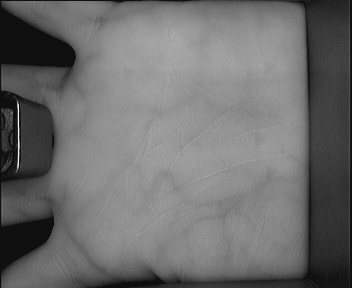
#> input picture Multispectral Palmprint Database/NIR/0001/1_01.jpg, 352 x 288 px; its folder holds only this picture in this run
$ jupyter execute --allow-errors palm_SVM_PCA.ipynb
#> lines starting #> are read from the running program, lines starting #| are printed output that depends on the picture
[cell 1]
import os
import glob
import numpy as np
from PIL import Image

from sklearn.model_selection import train_test_split, GridSearchCV
from sklearn.decomposition import PCA
from sklearn.svm import SVC
from sklearn.preprocessing import StandardScaler
from sklearn.metrics import (
    accuracy_score,
    classification_report,
    confusion_matrix,
    ConfusionMatrixDisplay
)

import matplotlib.pyplot as plt
import pickle

[cell 2]
# =========================================================
# 1. LOAD DATASET
# =========================================================
def load_palm_vein_dataset(
    data_root="../Multispectral Palmprint Database/NIR",
    img_size=(256, 256),
    num_persons=20
):
#> called with data_root = '../Multispectral Palmprint Database/NIR', img_size = (256, 256), num_persons = 30
    X = []
    y = []
    label_names = []

    all_dirs = sorted(
        d for d in os.listdir(data_root)
        if os.path.isdir(os.path.join(data_root, d))
    )
    person_dirs = all_dirs[:num_persons]
    print(f"Using these persons: {person_dirs}")

    for label_idx, person in enumerate(person_dirs):
        label_names.append(person)
        folder = os.path.join(data_root, person)

        img_paths = []
        for ext in ("*.bmp", "*.png", "*.jpg", "*.jpeg", "*.tif", "*.tiff"):
            img_paths.extend(glob.glob(os.path.join(folder, ext)))

        if not img_paths:
            print(f"Warning: no images found in {folder}")
            continue

        for path in img_paths:
            img = Image.open(path).convert("L").resize(img_size)
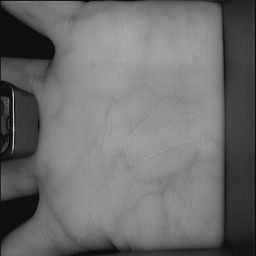
#> img: PIL image 256x256 L; min 9, max 211, mean 109.1
            arr = np.array(img, dtype=np.float32) / 255.0
            X.append(arr.flatten())
            y.append(label_idx)
#> pass 2 of the loop in load_palm_vein_dataset, `for label_idx, person in enumerate(person_dirs):`:
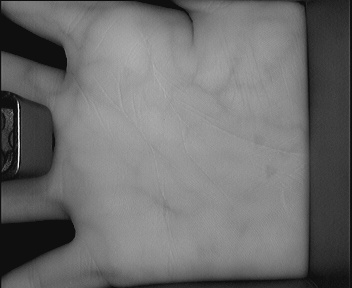
#> input picture Multispectral Palmprint Database/NIR/0002/1_01.jpg, 352 x 288 px
#> in load_palm_vein_dataset, `img = Image.open(path).convert("L").resize(img_size)`:
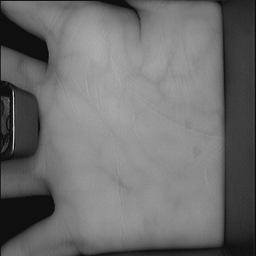
#> img: PIL image 256x256 L; min 10, max 211, mean 109.4

    X = np.stack(X).astype(np.float32)
    y = np.array(y, dtype=np.int64)
    return X, y, label_names


# =========================================================
# 2. LOAD + 3-WAY SPLIT (train / verification / test)
# =========================================================
X, y, label_names = load_palm_vein_dataset(
    data_root="../Multispectral Palmprint Database/NIR",
    img_size=(256, 256),
    num_persons=30
)
#> y = [0, 1]; label_names = ['0001', '0002']
print("X shape:", X.shape, "y shape:", y.shape, "#classes:", len(label_names))
#| X shape: (2, 65536) y shape: (2,) #classes: 2

# First split off test (20%)
#> (the rest of this cell did not finish here and is left out)

[cell 3]
# =========================================================
# 4. Train SVM (IDENTIFICATION model)
# =========================================================
svm = SVC(probability=True, random_state=42)

param_grid = {
    "C": [0.1, 1, 10],
    "gamma": [0.0001, 0.001, 0.1],
    "kernel": ["rbf", "poly"]
}

grid = GridSearchCV(
    estimator=svm,
    param_grid=param_grid,
    cv=3,
    verbose=2,
    n_jobs=-1,
    scoring="accuracy"
)
#> (the rest of this cell did not finish here and is left out)

[cell 4]
# =========================================================
# 5. Identification evaluation (train/ver/test)
# =========================================================
# [7 lines left out: function eval_identification, not called in this run]

#> (the rest of this cell did not finish here and is left out)

[cell 5]
# =========================================================
# 6. Similarity-based VERIFICATION (PCA template matching)
#    + L2 NORMALIZATION
# =========================================================
from sklearn.metrics import roc_curve, roc_auc_score

# [29 lines left out: functions l2_normalize, cosine_similarity, build_class_templates, not called in this run]

num_classes = len(label_names)
#> num_classes = 2
#> (the rest of this cell did not finish here and is left out)
